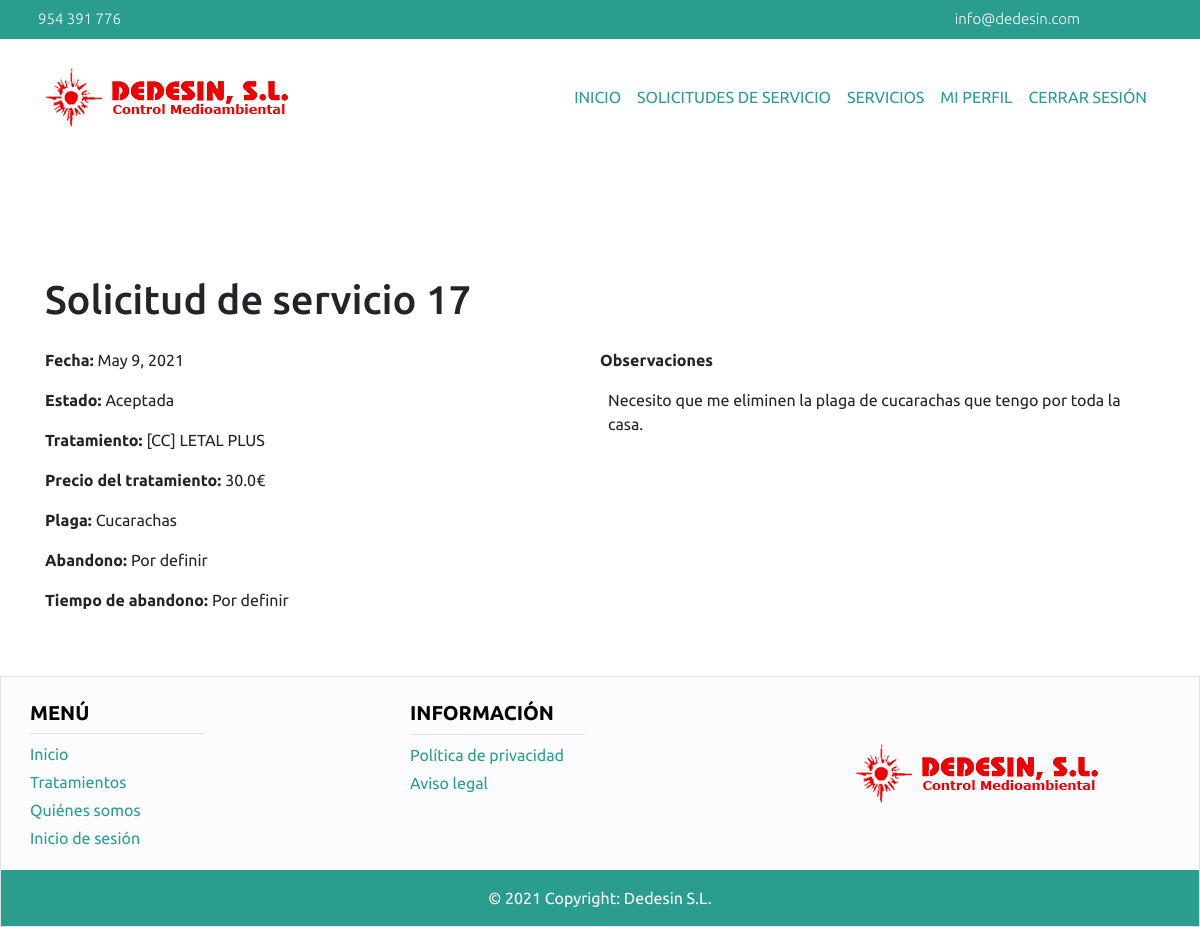
Page /cliente/solicitudServicio/show/17/ (signed in) on the committed database.
### main/models.py (models this page shows, shortened)
class SolicitudServicio(models.Model):
    estado = models.CharField(choices=ESTADO_SOLICITUD, default='pendiente', max_length=9)
    fecha = models.DateField(default=None, null=True)
    observaciones = models.TextField()
    tratamiento = models.ForeignKey(Tratamiento, on_delete=models.CASCADE, default=None, null=True)
    plaga = models.ForeignKey(Plaga, on_delete=models.CASCADE)
    usuario = models.ForeignKey(User, on_delete=models.CASCADE)

class Tratamiento(models.Model):
    nombre = models.CharField(max_length=100, blank=False)
    descripcion = models.TextField()
    precio = models.FloatField()
    abandono = models.BooleanField(default=False)
    horasAbandono = models.IntegerField(default=0)
    plaga = models.ForeignKey(Plaga, on_delete=models.CASCADE)

class Plaga(models.Model):
    nombre = models.CharField(max_length=60)

### main/cliente/views.py (the view)
# urls.py: path('solicitudServicio/show/<int:id>/', views.show_solicitud_servicio_cliente),
@login_required
def show_solicitud_servicio_cliente(request, id):
    if esCliente(request):
        solicitud = SolicitudServicio.objects.get(id=id)
        if request.user == solicitud.usuario:
            return render(request, 'solicitudServicioClienteForm.html', {'solicitud': solicitud})
        else:
            return redirect('/errorPermiso')
    else:
        return redirect('/errorPermiso')

### main/cliente/views.py (called while the page is built)
def esCliente(request):
    try:
        persona = Persona.objects.filter(usuario=request.user)[0]
        cliente = Cliente.objects.filter(persona=persona)[0]
        return cliente
    except:
        return None

### main/cliente/templates/solicitudServicioClienteForm.html (shortened to what this page needs)
{% extends 'headerCliente.html' %}
{% block contenido %}
{% if solicitud %}
<div class="container mb-5" style="margin-top:10%;">
    <h1> Solicitud de servicio {{solicitud.id}}</h1>
    <div class="container mt-4">
        <div class="row">
            <div class="col-sm">
                <div class="row">
                    <strong><p>Fecha: </p></strong>
                    {% if solicitud.fecha %}
                    <p class=" ml-1">{{solicitud.fecha}}</p>
                    {% else %}
                    <p class=" ml-1">Por definir</p>
                    {% endif %}
                </div>
                {% if not form %}
                <div class="row">
                    <strong><p>Estado:</p></strong>
                    <p class="ml-1">{{solicitud.estado.title}}</p>
                </div>
                {% endif %}
                <div class="row">
                    <strong><p>Tratamiento: </p></strong>
                    {% if solicitud.tratamiento %}
                    <p class=" ml-1">{{solicitud.tratamiento.nombre}}</p>
                    {% else %}
                    <p class=" ml-1 text-warning">Por definir</p>
                    {% endif %}
                </div>
                {% if solicitud.tratamiento %}
                <div class="row">
                    <strong><p>Precio del tratamiento: </p></strong>
                    <p class=" ml-1">{{solicitud.tratamiento.precio}}€</p>
                </div>
                {% endif %}
                <div class="row">
                    <strong><p>Plaga: </p></strong>
                    <p class="ml-1">{{solicitud.plaga.nombre}}</p>
                </div>
                <div class="row">
                    <strong><p>Abandono: </p></strong>
                    {% if solicitud.tratamiento.abandono %}
                    <p class=" ml-1">{{solicitud.tratamiento.abandono}}</p>
                    {% else %}
                    <p class=" ml-1">Por definir</p>
                    {% endif %}
                </div>
                <div class="row">
                    <strong><p>Tiempo de abandono: </p></strong>
                    {% if solicitud.tratamiento.horasAbandono %}
                    <p class=" ml-1">{{solicitud.tratamiento.horasAbandono}}</p>
                    {% else %}
                    <p class=" ml-1">Por definir</p>
                    {% endif %}
                </div>
            </div>
            <div class="col-sm">
                <div class="row">
                    <strong><p>Observaciones</p></strong>
                    <p class="ml-2">{{solicitud.observaciones}}</p>
                </div>
            </div>
        </div>
    </div>
</div>
{% endif %}
{% endblock %}

### main/static/main/index.css (style rules this page uses)
body { font-family: "Ubuntu", sans-serif; }

### rows in the picture
SolicitudServicio: id "17", fecha "May 9, 2021", estado "Aceptada", tratamiento.nombre "[CC] LETAL PLUS", tratamiento.precio "30.0", plaga.nombre "Cucarachas", observaciones "Necesito que me eliminen la plaga de cucarachas que tengo por toda la casa."
